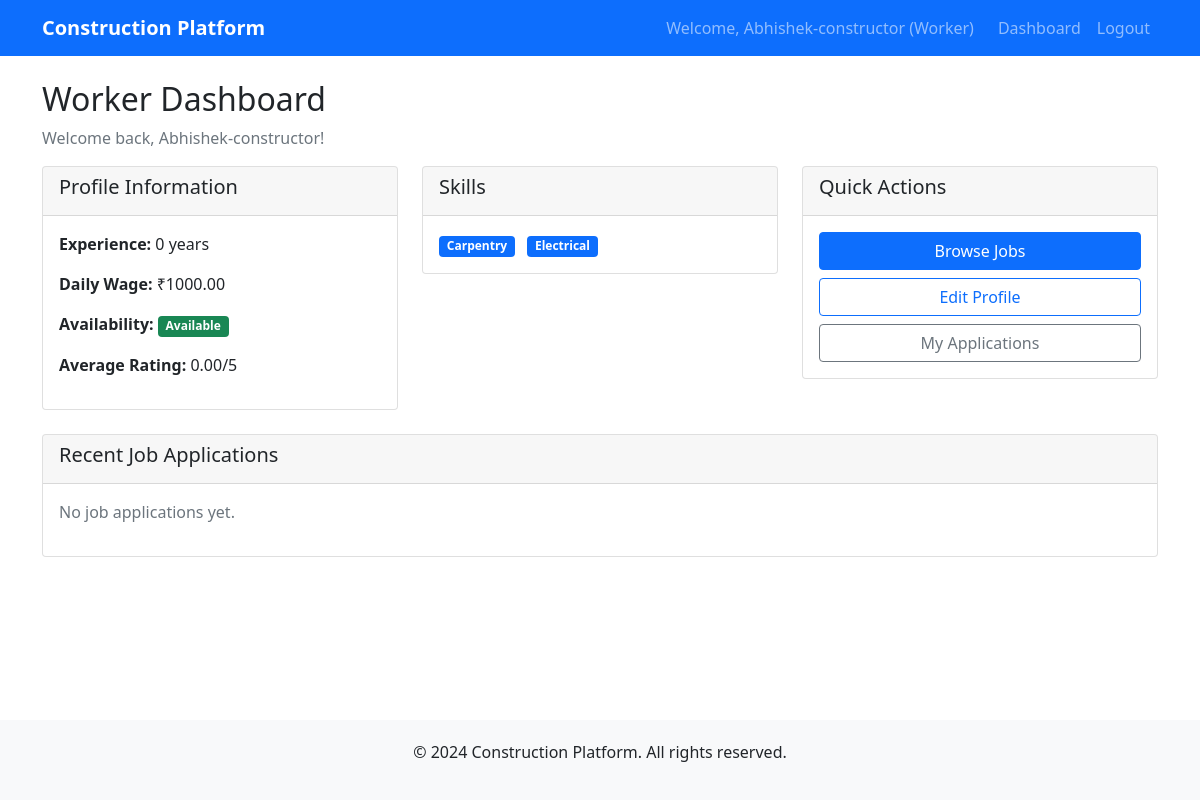
Before: / (signed in) with the older database file.
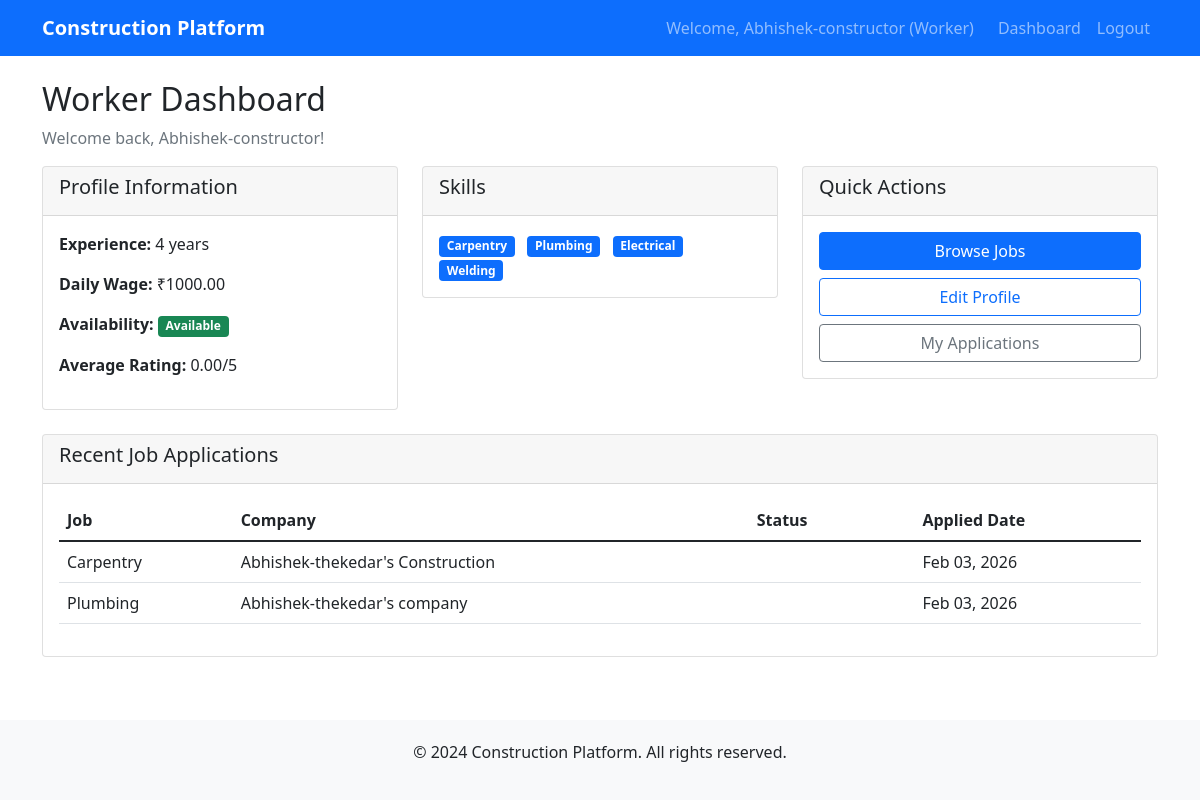
After: the same page with the newer database file.
### workers/models.py (models this page shows, shortened)
class WorkerProfile(models.Model):
    user = models.OneToOneField(User, on_delete=models.CASCADE, related_name='worker_profile')
    experience_years = models.PositiveIntegerField()
    daily_wage = models.DecimalField(max_digits=10, decimal_places=2)
    availability = models.BooleanField(default=True)
    avg_rating = models.DecimalField(max_digits=3, decimal_places=2, default=0.0)
    skills = models.ManyToManyField(Skill, through='WorkerSkillMap')

class Skill(models.Model):
    name = models.CharField(max_length=100, unique=True)

### jobs/models.py (models this page shows, shortened)
class JobApplication(models.Model):
    STATUS_CHOICES = [
        ('pending', 'Pending'),
        ('accepted', 'Accepted'),
        ('rejected', 'Rejected'),
        ('withdrawn', 'Withdrawn'),
    ]
    job = models.ForeignKey(JobPost, on_delete=models.CASCADE, related_name='applications')
    worker = models.ForeignKey('workers.WorkerProfile', on_delete=models.CASCADE, related_name='job_applications')
    applied_date = models.DateTimeField(auto_now_add=True)
    status = models.CharField(max_length=10, choices=STATUS_CHOICES, default='pending')
    class Meta:
        unique_together = ['job', 'worker']

class JobPost(models.Model):
    STATUS_CHOICES = [
        ('open', 'Open'),
        ('closed', 'Closed'),
        ('filled', 'Filled'),
    ]
    thekedar = models.ForeignKey(ThekedarProfile, on_delete=models.CASCADE, related_name='job_posts')
    required_skill = models.ForeignKey(Skill, on_delete=models.CASCADE)
    duration_days = models.PositiveIntegerField()
    wage_offer = models.DecimalField(max_digits=10, decimal_places=2)
    status = models.CharField(max_length=10, choices=STATUS_CHOICES, default='open')
    created_at = models.DateTimeField(auto_now_add=True)
    updated_at = models.DateTimeField(auto_now=True)

### thekedars/models.py (models this page shows, shortened)
class ThekedarProfile(models.Model):
    user = models.OneToOneField(User, on_delete=models.CASCADE, related_name='thekedar_profile')
    experience_years = models.PositiveIntegerField()
    company_name = models.CharField(max_length=200)
    score = models.DecimalField(max_digits=5, decimal_places=2, default=0.0)
    verified = models.BooleanField(default=False)

### dashboard/views.py (the view, shortened to what this page needs)
# urls.py: 2. Add a URL to urlpatterns:  path('', views.home, name='home')
def home(request):
    if not request.user.is_authenticated:
        return render(request, 'landing.html')
    user = request.user
    context = {
        'user': user,
        'role': user.role,
    }
    if user.role == 'worker':
        try:
            worker_profile = user.worker_profile
            context.update({
                'worker_profile': worker_profile,
                'recent_applications': worker_profile.job_applications.all()[:5],
                'skills': worker_profile.skills.all(),
            })
        except:
            context['profile_incomplete'] = True
    elif user.role == 'user':
        context.update({
            'house_requirements': user.house_requirements.all()[:5],
        })
    return render(request, f'dashboard/{user.role}_dashboard.html', context)

### templates/dashboard/worker_dashboard.html (shortened to what this page needs)
{% extends 'base.html' %}
{% block content %}
<div class="row">
    <div class="col-12">
        <h2>Worker Dashboard</h2>
        <p class="text-muted">Welcome back, {{ user.name }}!</p>
    </div>
</div>
<div class="row">
    <div class="col-md-4">
        <div class="card">
            <div class="card-header">
                <h5>Profile Information</h5>
            </div>
            <div class="card-body">
                {% if worker_profile %}
                    <p><strong>Experience:</strong> {{ worker_profile.experience_years }} years</p>
                    <p><strong>Daily Wage:</strong> ₹{{ worker_profile.daily_wage }}</p>
                    <p><strong>Availability:</strong>
                        {% if worker_profile.availability %}
                            <span class="badge bg-success">Available</span>
                        {% else %}
                            <span class="badge bg-danger">Not Available</span>
                        {% endif %}
                    </p>
                    <p><strong>Average Rating:</strong> {{ worker_profile.avg_rating }}/5</p>
                {% endif %}
            </div>
        </div>
    </div>
    <div class="col-md-4">
        <div class="card">
            <div class="card-header">
                <h5>Skills</h5>
            </div>
            <div class="card-body">
                {% if skills %}
                    {% for skill in skills %}
                        <span class="badge bg-primary me-2">{{ skill.name }}</span>
                    {% endfor %}
                {% else %}
                    <p class="text-muted">No skills added yet.</p>
                {% endif %}
            </div>
        </div>
    </div>
    <div class="col-md-4">
        <div class="card">
            <div class="card-header">
                <h5>Quick Actions</h5>
            </div>
            <div class="card-body">
                <div class="d-grid gap-2">
                    <a href="{% url 'workers:browse_jobs' %}" class="btn btn-primary">Browse Jobs</a>
                    <a href="{% url 'workers:profile' %}" class="btn btn-outline-primary">Edit Profile</a>
                    <a href="{% url 'workers:my_applications' %}" class="btn btn-outline-secondary">My Applications</a>
                </div>
            </div>
        </div>
    </div>
</div>
<div class="row mt-4">
    <div class="col-12">
        <div class="card">
            <div class="card-header">
                <h5>Recent Job Applications</h5>
            </div>
            <div class="card-body">
                {% if recent_applications %}
                    <div class="table-responsive">
                        <table class="table">
                            <thead>
                                <tr>
                                    <th>Job</th>
                                    <th>Company</th>
                                    <th>Status</th>
                                    <th>Applied Date</th>
                                </tr>
                            </thead>
                            <tbody>
                                {% for app in recent_applications %}
                                <tr>
                                    <td>{{ app.job.required_skill.name }}</td>
                                    <td>{{ app.job.thekedar.company_name }}</td>
                                    <td>
                                        <span class="badge bg-{{ app.status|default:'secondary' }}">
                                        </span>
                                    </td>
                                    <td>{{ app.applied_date|date:"M d, Y" }}</td>
                                </tr>
                                {% endfor %}
                            </tbody>
                        </table>
                    </div>
                {% else %}
                    <p class="text-muted">No job applications yet.</p>
                {% endif %}
            </div>
        </div>
    </div>
</div>
{% endblock %}

Changed rows visible on the page:
changed WorkerProfile: experience_years "0" → "4"
now on this page (row unchanged): Skill: name "Plumbing"
now on this page (row unchanged): Skill: name "Welding"
added JobApplication: job.required_skill.name "Carpentry", job.thekedar.company_name "Abhishek-thekedar's Construction", applied_date "Feb 03, 2026"
added JobApplication: job.required_skill.name "Plumbing", job.thekedar.company_name "Abhishek-thekedar's company", applied_date "Feb 03, 2026"
Other visible differences:
text no longer shown: "No job applications yet."
text now shown: "Job Company Status Applied Date"
